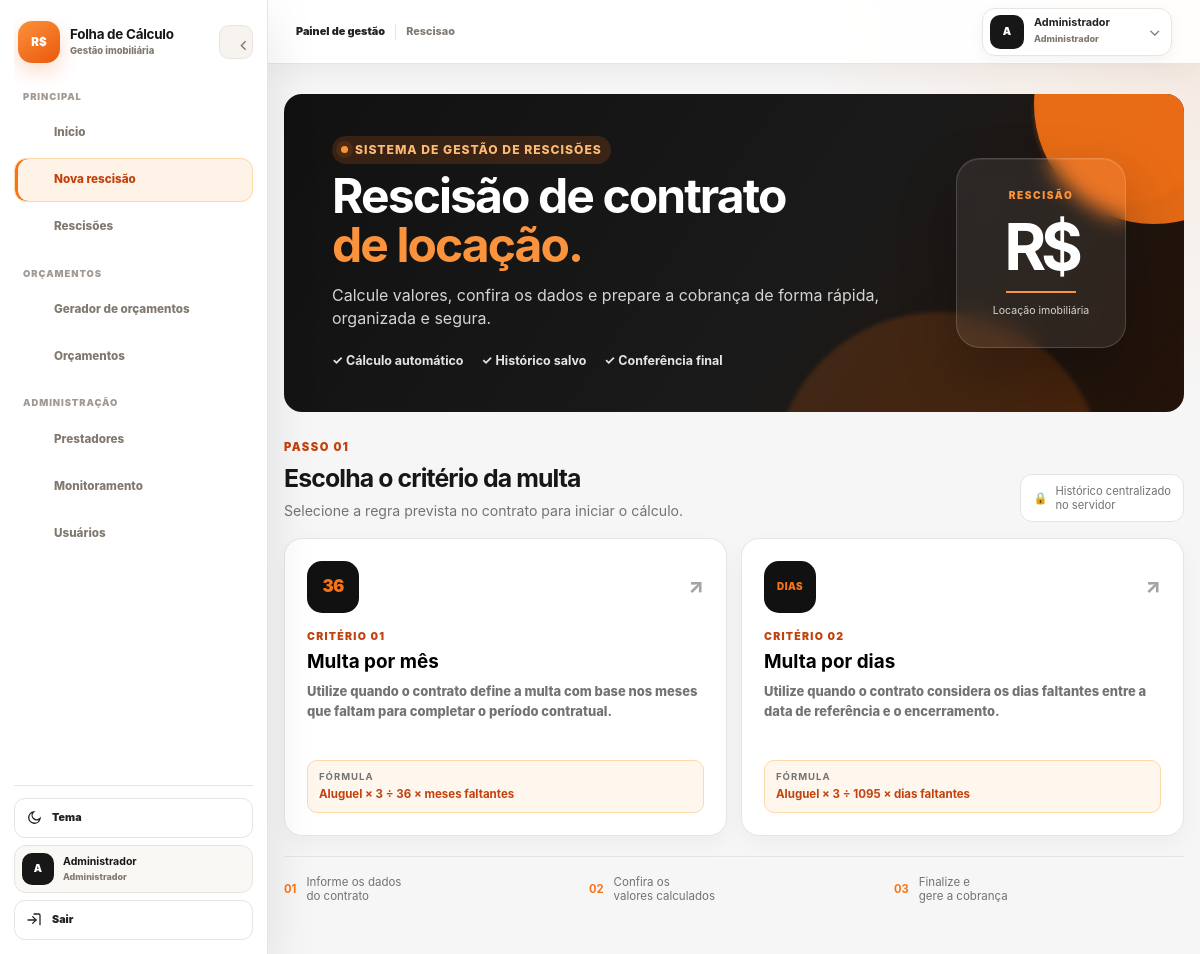
/ (signed in), run on the app's committed database.
### tables this page shows
CREATE TABLE IF NOT EXISTS usuarios (
    id BIGINT UNSIGNED NOT NULL AUTO_INCREMENT,
    nome VARCHAR(120) NOT NULL,
    login VARCHAR(60) NOT NULL,
    senha_hash VARCHAR(255) NOT NULL,
    perfil VARCHAR(20) NOT NULL DEFAULT 'usuario',
    ativo TINYINT(1) NOT NULL DEFAULT 1,
    criado_em DATETIME NOT NULL DEFAULT CURRENT_TIMESTAMP,
    atualizado_em DATETIME NOT NULL DEFAULT CURRENT_TIMESTAMP ON UPDATE CURRENT_TIMESTAMP,
    PRIMARY KEY (id),
    UNIQUE KEY uq_usuarios_login (login),
    KEY idx_usuarios_ativo (ativo)
);

### api/config.php (called while the page is built, shortened)
<?php
function sessionTimeout(): int {
    $timeout = (int) envValue('SESSION_TIMEOUT', 28800);
    return max(300, $timeout);
}
function envValue(string $key, mixed $default = null): mixed {
    $value = getenv($key);
    return ($value === false || $value === '') ? $default : $value;
}
function db(): PDO {
    $host = (string) envValue('DB_HOST', '127.0.0.1');
    $name = (string) envValue('DB_NAME', 'calculadora_rescisao');
    $user = (string) envValue('DB_USER', 'root');
    $pass = (string) envValue('DB_PASS', '');
    $dsn = 'mysql:host=' . $host . ';dbname=' . $name . ';charset=utf8mb4';
    $pdo = new PDO($dsn, $user, $pass, [
        PDO::ATTR_ERRMODE => PDO::ERRMODE_EXCEPTION,
        PDO::ATTR_DEFAULT_FETCH_MODE => PDO::FETCH_ASSOC,
        PDO::ATTR_EMULATE_PREPARES => false,
    ]);
    return $pdo;
}
function usuarioAtual(): ?array {
    $id = (int)($_SESSION['usuario_id'] ?? 0);
    $ultimoAcesso = (int)($_SESSION['ultimo_acesso'] ?? 0);
    try {
        $stmt = db()->prepare(
            'SELECT id, nome, login, perfil, ativo
             FROM usuarios
             WHERE id = ?
             LIMIT 1'
        );
        $stmt->execute([$id]);
        $usuario = $stmt->fetch();
        return $usuario;
    } catch (Throwable $e) {
        error_log('Calculadora usuarioAtual: ' . $e->getMessage());
        return null;
    }
}
function exigirLoginPagina(): array {
    $usuario = usuarioAtual();
    return $usuario;
}

### includes/nav_global.php (the view, shortened to what this page needs)
<?php
$navBase = (string)($navBase ?? '');
$navPage = (string)($navPage ?? 'dashboard');
$navUser = is_array($usuario ?? null) ? $usuario : (is_array($u ?? null) ? $u : (function_exists('usuarioAtual') ? (usuarioAtual() ?: []) : []));
$perfil = strtolower((string)($navUser['perfil'] ?? $navUser['role'] ?? $navUser['nivel'] ?? ''));
$isAdmin = !empty($navUser['is_admin']) || !empty($navUser['admin']) || $perfil === 'admin' || strtolower((string)($navUser['login'] ?? '')) === 'admin';
$userName = trim((string)($navUser['nome'] ?? $navUser['login'] ?? 'Usuário')) ?: 'Usuário';
$initial = strtoupper(function_exists('mb_substr') ? mb_substr($userName, 0, 1, 'UTF-8') : substr($userName, 0, 1));
$profileLabel = $isAdmin ? 'Administrador' : 'Usuário';
$links = [
    ['key'=>'dashboard','label'=>'Início','href'=>$navBase.'dashboard.php','icon'=>'home'],
    ['key'=>'rescisao','label'=>'Nova rescisão','href'=>$navBase.'index.php?nova=1','icon'=>'calc'],
    ['key'=>'gerador','label'=>'Gerador de orçamentos','href'=>$navBase.'orcamentos/','icon'=>'file'],
    ['key'=>'historico_rescisoes','label'=>'Rescisões','href'=>$navBase.'historico.php','icon'=>'clock'],
    ['key'=>'historico_orcamentos','label'=>'Orçamentos','href'=>$navBase.'orcamentos/historico_orcamentos.php','icon'=>'archive'],
];
if ($isAdmin) {
    $links[] = ['key'=>'prestadores','label'=>'Prestadores','href'=>$navBase.'orcamentos/prestadores.php','icon'=>'users'];
    $links[] = ['key'=>'monitoramento','label'=>'Monitoramento','href'=>$navBase.'orcamentos/monitoramento.php','icon'=>'pulse'];
    $links[] = ['key'=>'usuarios','label'=>'Usuários','href'=>$navBase.'usuarios.php','icon'=>'shield'];
}
$linksPrimary = array_values(array_filter($links, static function (array $link): bool {
    return in_array($link['key'], ['dashboard', 'rescisao', 'historico_rescisoes'], true);
}));
$linksOrcamentos = array_values(array_filter($links, static function (array $link): bool {
    return in_array($link['key'], ['gerador', 'historico_orcamentos'], true);
}));
$linksAdmin = array_values(array_filter($links, static function (array $link): bool {
    return in_array($link['key'], ['prestadores', 'monitoramento', 'usuarios'], true);
}));
function navIcon(string $name): string {
    $icons = [
        'home' => '<path d="M3 10.5 12 3l9 7.5"/><path d="M5 9.5V21h14V9.5"/><path d="M9 21v-7h6v7"/>',
        'calc' => '<rect x="5" y="3" width="14" height="18" rx="2"/><path d="M8 7h8M8 11h2M14 11h2M8 15h2M14 15h2M8 19h2M14 19h2"/>',
        'file' => '<path d="M6 3h9l3 3v15H6z"/><path d="M14 3v4h4M9 12h6M9 16h6"/>',
        'clock' => '<circle cx="12" cy="12" r="9"/><path d="M12 7v5l3 2"/>',
        'archive' => '<path d="M4 7h16l-1 13H5L4 7Z"/><path d="M6 4h12l1 3H5l1-3ZM9 11h6"/>',
        'users' => '<path d="M16 21v-1.5a4.5 4.5 0 0 0-4.5-4.5h-3A4.5 4.5 0 0 0 4 19.5V21"/><circle cx="10" cy="8" r="3.5"/><path d="M16 5a3.5 3.5 0 0 1 0 6.5M17 15.5h1.5A3.5 3.5 0 0 1 22 19v2"/>',
        'pulse' => '<path d="M3 12h4l2-7 4 14 2-7h6"/>',
        'shield' => '<path d="M12 3 20 6v6c0 5-3.5 8-8 9-4.5-1-8-4-8-9V6l8-3Z"/><path d="m9 12 2 2 4-4"/>',
    ];
    return '<svg viewBox="0 0 24 24" fill="none" stroke="currentColor" stroke-width="1.9" stroke-linecap="round" stroke-linejoin="round" aria-hidden="true">'.($icons[$name] ?? '').'</svg>';
}
function renderNavLinks(array $items, string $active): void {
    foreach ($items as $item) {
        $key = (string)($item['key'] ?? '');
        $label = (string)($item['label'] ?? '');
        $href = (string)($item['href'] ?? '#');
        $icon = (string)($item['icon'] ?? '');
        $isActive = $key === $active;
        ?>
        <a class="global-nav-link<?= $isActive ? ' active' : '' ?>" href="<?= htmlspecialchars($href, ENT_QUOTES, 'UTF-8') ?>"<?= $isActive ? ' aria-current="page"' : '' ?>>
            <?= navIcon($icon) ?>
            <span><?= htmlspecialchars($label, ENT_QUOTES, 'UTF-8') ?></span>
        </a>
        <?php
    }
}
?>
<?php
$appPath = rtrim(str_replace('\\', '/', dirname($_SERVER['SCRIPT_NAME'])), '/');
$appPath = $appPath === '/' ? '' : $appPath;
?>
<link rel="stylesheet" href="<?= htmlspecialchars($appPath . '/assets/css/core/nav-global.css', ENT_QUOTES, 'UTF-8') ?>">
<header class="global-topbar" aria-label="Barra superior">
    <div class="global-topbar-left">
        <span class="global-topbar-context">Painel de gestão</span>
        <span class="global-topbar-page"><?= htmlspecialchars(ucfirst($navPage), ENT_QUOTES, 'UTF-8') ?></span>
    </div>
    <div class="global-topbar-user" title="<?= htmlspecialchars($userName.' · '.$profileLabel, ENT_QUOTES, 'UTF-8') ?>">
        <span class="global-topbar-avatar"><?= htmlspecialchars($initial, ENT_QUOTES, 'UTF-8') ?></span>
        <span class="global-topbar-user-copy">
            <strong><?= htmlspecialchars($userName, ENT_QUOTES, 'UTF-8') ?></strong>
            <span><?= htmlspecialchars($profileLabel, ENT_QUOTES, 'UTF-8') ?></span>
        </span>
        <span class="global-topbar-chevron">⌄</span>
    </div>
</header>
<aside class="global-sidebar" id="globalSidebar" aria-label="Navegação principal">
    <div class="global-sidebar-top">
        <div class="global-sidebar-brand-row">
            <a class="global-brand" href="<?= htmlspecialchars($navBase.'dashboard.php', ENT_QUOTES, 'UTF-8') ?>" title="Folha de Cálculo">
                <span class="global-brand-mark">R$</span>
                <span class="global-brand-copy"><strong>Folha de Cálculo</strong><span>Gestão imobiliária</span></span>
            </a>
            <button class="global-sidebar-toggle global-collapse-toggle" id="globalSidebarToggle" type="button" aria-label="Recolher menu" aria-expanded="true" title="Recolher menu">
                <svg viewBox="0 0 24 24" fill="none" stroke="currentColor" stroke-width="2"><path d="m15 6-6 6 6 6"/></svg>
            </button>
        </div>
        <div class="global-sidebar-section">
            <span class="global-sidebar-label">Principal</span>
            <nav class="global-nav-main" aria-label="Principal"><?php renderNavLinks($linksPrimary, $navPage); ?></nav>
        </div>
        <div class="global-sidebar-section">
            <span class="global-sidebar-label">Orçamentos</span>
            <nav class="global-nav-main" aria-label="Orçamentos"><?php renderNavLinks($linksOrcamentos, $navPage); ?></nav>
        </div>
        <?php if ($isAdmin): ?>
        <div class="global-sidebar-section">
            <span class="global-sidebar-label">Administração</span>
            <nav class="global-nav-main" aria-label="Administração"><?php renderNavLinks($linksAdmin, $navPage); ?></nav>
        </div>
        <?php endif; ?>
    </div>
    <div class="global-sidebar-bottom">
        <button class="global-theme" id="globalThemeToggle" type="button" aria-label="Alternar tema" title="Alternar tema">
            <svg class="moon" viewBox="0 0 24 24" fill="none" stroke="currentColor" stroke-width="2"><path d="M21 12.8A8.5 8.5 0 1 1 11.2 3a6.7 6.7 0 0 0 9.8 9.8Z"/></svg>
            <span>Tema</span>
        </button>
        <div class="global-user" title="<?= htmlspecialchars($userName.' · '.$profileLabel, ENT_QUOTES, 'UTF-8') ?>">
            <span class="global-avatar"><?= htmlspecialchars($initial, ENT_QUOTES, 'UTF-8') ?></span>
            <span class="global-user-copy"><strong><?= htmlspecialchars($userName, ENT_QUOTES, 'UTF-8') ?></strong><span><?= htmlspecialchars($profileLabel, ENT_QUOTES, 'UTF-8') ?></span></span>
        </div>
        <form method="post" action="<?= htmlspecialchars($navBase.'logout.php', ENT_QUOTES, 'UTF-8') ?>" class="global-logout-form">
            <button class="global-logout" type="submit" title="Sair"><svg viewBox="0 0 24 24" fill="none" stroke="currentColor" stroke-width="1.9" stroke-linecap="round" stroke-linejoin="round"><path d="M10 17l5-5-5-5"/><path d="M15 12H3"/><path d="M21 19V5a2 2 0 0 0-2-2h-7"/></svg><span>Sair</span></button>
        </form>
    </div>
</aside>

### assets/css/pages/calculadora.css (style rules this page uses)
:root { --orange: #f97316; --orange-dark: #c2410c; --orange-soft: #fff7ed; --orange-line: #fed7aa; --black: #111111; --white: #ffffff; --bg: #f6f6f6; --text: #171717; --muted: #737373; --border: #e5e5e5; --green: #15803d; --red: #b91c1c; --shadow: 0 14px 40px rgba(17, 17, 17, 0.08); --radius: 18px; }
* { box-sizing: border-box; }
body { margin: 0; font-family: Inter, system-ui, -apple-system, BlinkMacSystemFont, "Segoe UI", sans-serif; background: radial-gradient(circle at 100% 0%, rgba(249, 115, 22, 0.10), transparent 26%), var(--bg); color: var(--text); line-height: 1.45; }
button { border: 0; border-radius: 11px; padding: 11px 15px; font: inherit; font-weight: 800; cursor: pointer; transition: transform .12s, background .12s; }

### data on the page
usuarios: nome "A", nome "Administrador", perfil "Administrador"

### other printed values
$navPage "Rescisao"
$label "Início"
$label "Nova rescisão"
$label "Rescisões"
$label "Gerador de orçamentos"
$label "Orçamentos"
$label "Prestadores"
$label "Monitoramento"
$label "Usuários"
